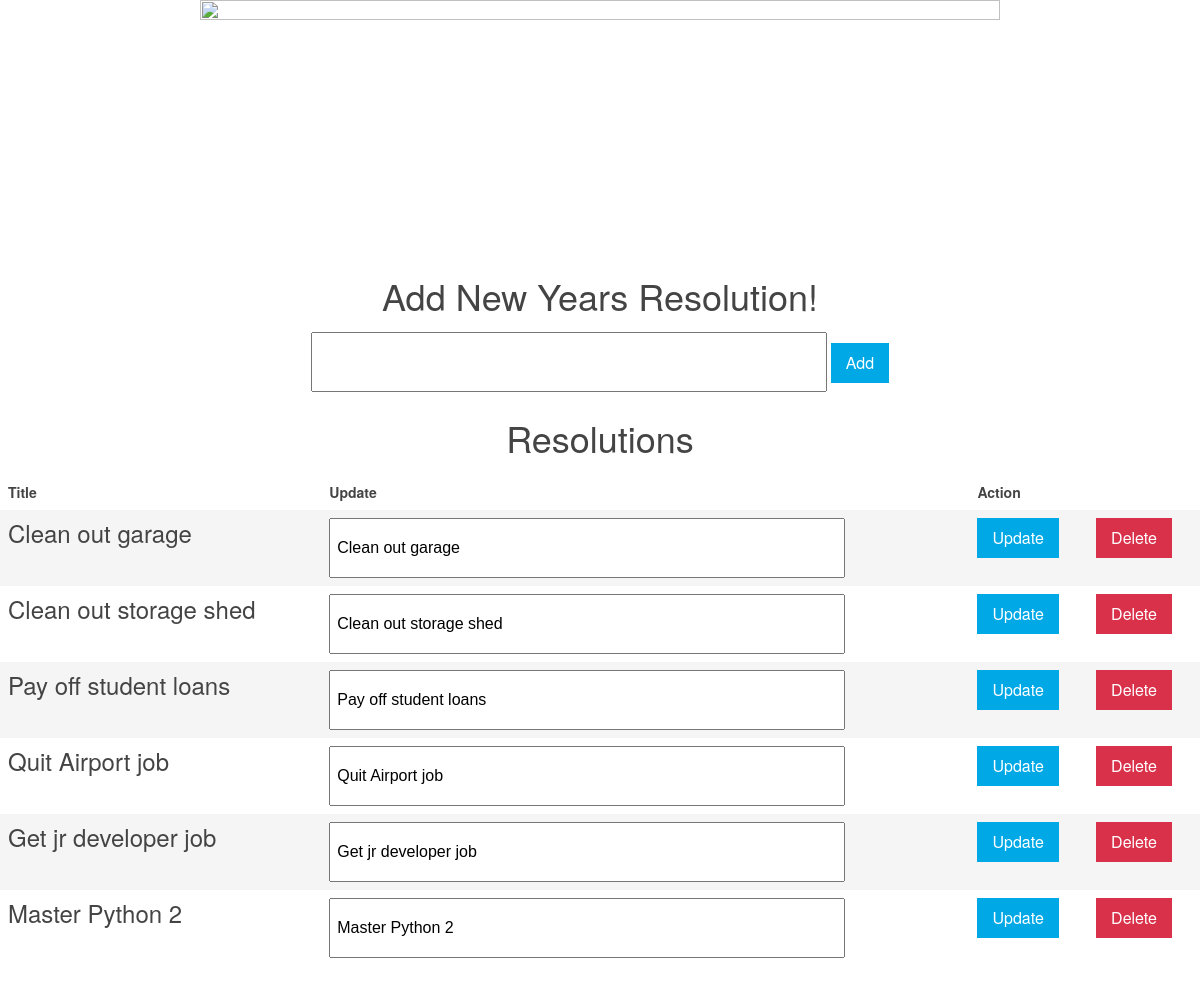
Before: / with the older database file.
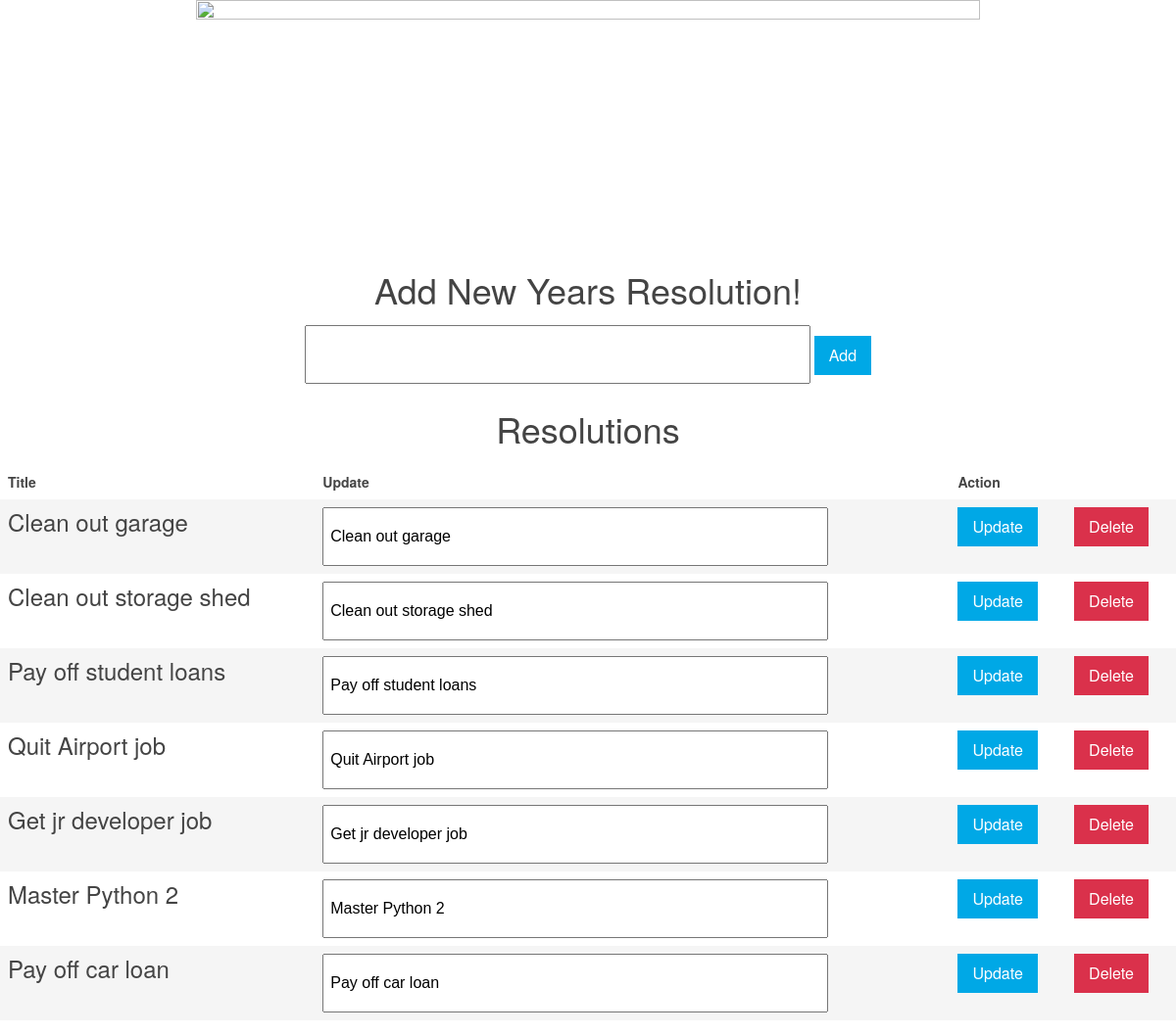
After: the same page with the newer database file.
### newyears.py (models this page shows)
class Resolution(db.Model):
  title = db.Column(db.String(80), unique=True, nullable=False, primary_key=True)

### newyears.py (the view, shortened to what this page needs)
@app.route("/", methods=["GET", "POST"])
def home():
    resolutions = None
    resolutions = Resolution.query.all()
    return render_template("home.html", resolutions=resolutions)

### templates/home.html (shortened to what this page needs)
<!DOCTYPE html>
<html>
<head>
  <link rel="stylesheet" href="{{ url_for('static',filename='styles/css/uikit.min.css') }}" />
  <link rel="stylesheet" href="{{ url_for('static',filename='styles/style.css') }}" />
</head>
<center>
<body>
    <img height="250px" src="https://happynewyear2018.wiki/wp-content/uploads/2017/08/Happy-New-Year-2018.jpg" width="800px" class="uk-align-center">
		<h1>Add New Years Resolution!</h1>
        <form action="/" method="post">
          <input class="uk-input uk-form-width-large uk-form-large" name="title" type="text">
          <input class="uk-button uk-button-primary uk-button-large" type="submit" value="Add">
				</form>
    <h1>Resolutions</h1>
		<table class="uk-table uk-table-striped">
      <thead>
        <tr>
          <th>Title</th>
          <th>Update</th>
          <th>Action</th>
        </tr>
      </thead>
      <tbody>
        {% for resolution in resolutions %}
			<tr>
				<td>
					<h2>{{resolution.title}}</h2>
				</td>
				<td>
              <form action="./update" method="post" style="display: inline">
                <input class="uk-input uk-form-width-large uk-form-large" name="newtitle" type="text" value="{{resolution.title}}">
              </td>
              <td>
                <input class="uk-button uk-button-primary uk-button-large" type="submit" value="Update">
        </td>
				<td>
					<form action="./delete" method="post" style="display: inline">
            <input class="uk-button uk-button-danger uk-button-large" type="submit" value="Delete">
					</form>
				</td>
      </tr>
      {% endfor %}
    </tbody>
    </table>
</body>
</center>
</html>

Changed rows visible on the page:
added Resolution: title "Pay off car loan", newtitle "Pay off car loan"
